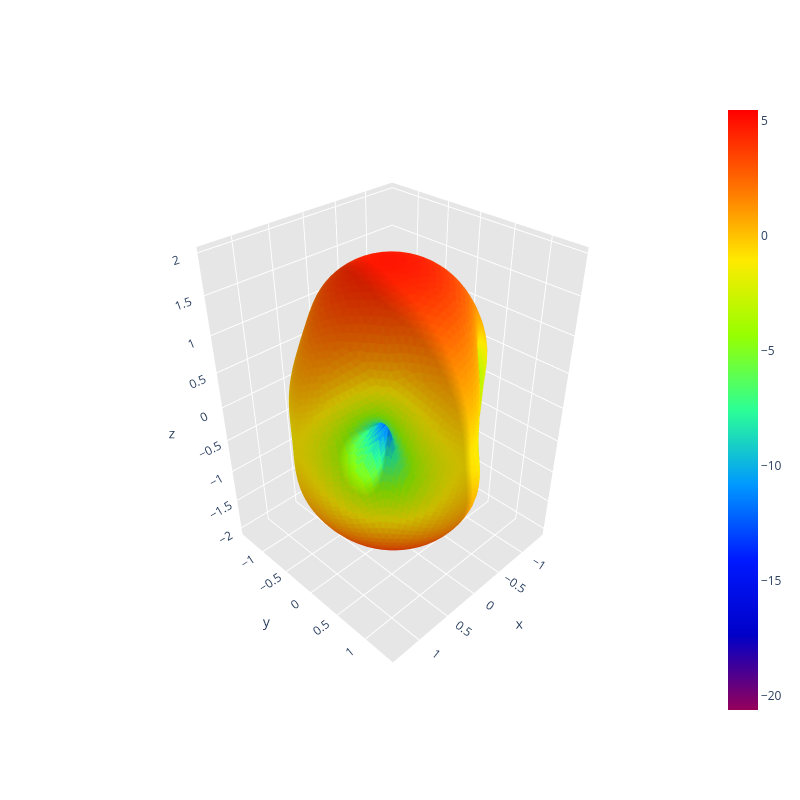

Notebook code cell kept with this figure:
### Code cell
print("Calculating radiation intensity distribution over sphere surface...")
radiation_intensity_distribution_over_sphere_surface(path, save_image=False)

### Figure 1 — Plotly figure (JSON) as saved in the notebook; plotly's stock layout.template omitted (floating-point values rounded to 4 significant figures; data arrays with more than 128 entries replaced by an {"elided": "..."} marker saying what was removed)
{"data": [{"facecolor": {"elided": "10296 str values"}, "i": {"elided": "10296 int values"}, "j": {"elided": "10296 int values"}, "k": {"elided": "10296 int values"}, "name": "", "type": "mesh3d", "x": {"elided": "5150 float values"}, "y": {"elided": "5150 float values"}, "z": {"elided": "5150 float values"}}, {"hoverinfo": "none", "marker": {"color": [-20.6, 5.485], "colorscale": [[0, "rgb(150, 0, 90)"], [0.125, "rgb(0, 0, 200)"], [0.25, "rgb(0, 25, 255)"], [0.375, "rgb(0, 152, 255)"], [0.5, "rgb(44, 255, 150)"], [0.625, "rgb(151, 255, 0)"], [0.75, "rgb(255, 234, 0)"], [0.875, "rgb(255, 111, 0)"], [1, "rgb(255, 0, 0)"]], "showscale": true, "size": 0.1}, "mode": "markers", "showlegend": false, "type": "scatter3d", "x": [1.189e-16], "y": [-2.913e-32], "z": [1.942]}], "layout": {"height": 800, "scene": {"aspectratio": {"x": 0.6939, "y": 0.6971, "z": 1}, "xaxis": {"backgroundcolor": "rgb(230, 230, 230)", "gridcolor": "rgb(255, 255, 255)", "showbackground": true, "zerolinecolor": "rgb(255, 255, 255)"}, "yaxis": {"backgroundcolor": "rgb(230, 230, 230)", "gridcolor": "rgb(255, 255, 255)", "showbackground": true, "zerolinecolor": "rgb(255, 255, 255)"}, "zaxis": {"backgroundcolor": "rgb(230, 230, 230)", "gridcolor": "rgb(255, 255, 255)", "showbackground": true, "zerolinecolor": "rgb(255, 255, 255)"}}, "title": {"text": ""}, "width": 800}}
